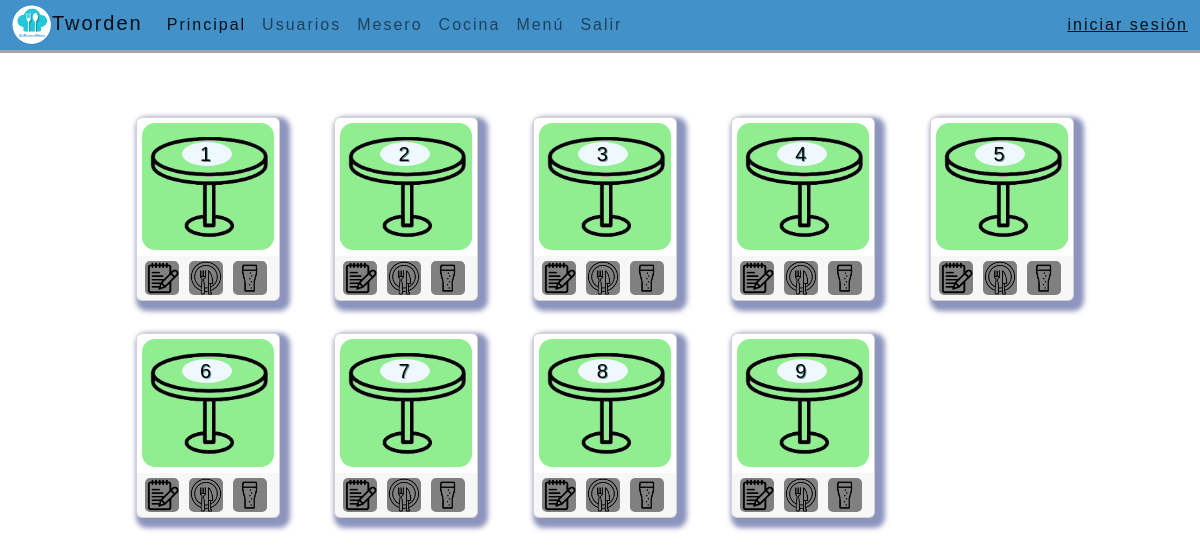
The page /mesero-mesas.html on the database its author committed.
### paginas/models.py (models this page shows, shortened)
class Mesas(models.Model):
    id = models.AutoField(primary_key=True)
    nombre_mesa = models.CharField(max_length=50, blank=False, null=False)

### paginas/views.py (the view)
# urls.py: path('mesero-mesas.html', views.mesero_mesas, name='mesero_mesas'),
def mesero_mesas(request):
    mesas = Mesas.objects.all()
    mesaform= Mesaform()
    return render(request, 'mesero-mesas.html', {'mesas': mesas, 'mesaform': mesaform})

### paginas/templates/mesero-mesas.html (shortened to what this page needs)
{% extends "base.html" %}
{% block contenido %}
{% load static %}
<div id="todo">
    <div class="container mt-5">
      <div class="row row-cols-3 mt-3 row-cols-md-5 g-3">
        {% for mesa in mesas %}
        <div class="col">
          <div class="card border-none mb-3" style="max-width: 9rem; min-width: 9rem;">
            <a href="mesero-orden.html">
            <div class="card-img-overlay">
              <h5 class="card-title">{% block numeromesa %}{{mesa.id}}{% endblock %}</h5>
            </div></a>
            <img src={% static 'img/icono_mesa.png' %} class="card-img" style="background-color: lightgreen;" alt="Mesa {{mesa.id}}">
            <div class="card-footer border-white"><div class="iconfooter"><img  src={% static 'img/icono_ordenar.png' %} class="icono" alt="..."><img src={% static 'img/icono_comida.png' %} class="icono" alt="..."><img src={% static 'img/icono_bebida.png' %} class="icono" alt="..."></div></div>
          </div>
        </div>
        {% endfor %}
      </div>
    </div>
</div>
{% endblock %}

### paginas/static/CSS/base.css (style rules this page uses)
* { margin: 0; }
html { width: 100%; height: 100% ; }
body { left: 0; top: 0; width: 100%; height: 100%; background-image: url(/static/img/fondo1.jpg); background-repeat: no-repeat; background-attachment: fixed; background-size: cover; font-family:'Gill Sans', 'Gill Sans MT', Calibri, 'Trebuchet MS', sans-serif; padding: 0px; letter-spacing: 2px; font-size: 1em; }
#todo { width: 100%; position: fixed; top: 53px; bottom: 0; overflow: auto; overflow-x: hidden }

### paginas/static/CSS/mesas.css (style rules this page uses)
.container { position: relative; left: 2%; max-width: 1000px; }
.card { box-shadow: 5px 5px 5px 5px rgba(27, 41, 124, 0.5); }
.card-img { margin: 5px; align-items: center; display: block; width: auto; border-radius: 10%; }
.card-img-overlay { cursor: pointer; height: 72%; width: 97%; }
.card-title { width: 50px; background-color: aliceblue; text-align: center; margin-top: 8%; margin-left: 27%; font-family: 'Franklin Gothic Medium', 'Arial Narrow', Arial, sans-serif; border-radius: 50%; color: black; text-shadow: 1px 1px cadetblue; }
.card-footer { width: 100%; padding: 5px 3px; }
.icono { background-color: grey; margin: 0 5px; min-width: 25%; width: 25%; border-radius: 15%; }

### rows shown on the page
Mesas: id "1"
Mesas: id "2"
Mesas: id "3"
Mesas: id "4"
Mesas: id "5"
Mesas: id "6"
Mesas: id "7"
Mesas: id "8"
Mesas: id "9"
